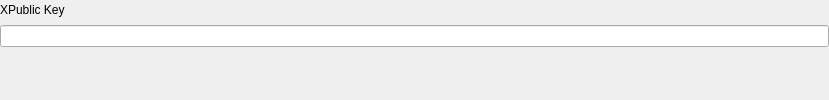
            <widget class="QWidget" name="fromXPublicKeyQStackedWidget">
             <layout class="QVBoxLayout" name="verticalLayout_11">
              <property name="spacing">
               <number>15</number>
              </property>
              <property name="leftMargin">
               <number>0</number>
              </property>
              <property name="topMargin">
               <number>0</number>
              </property>
              <property name="rightMargin">
               <number>0</number>
              </property>
              <property name="bottomMargin">
               <number>0</number>
              </property>
              <item>
               <widget class="QFrame" name="XPublicKeyQFrame">
                <layout class="QVBoxLayout" name="XPublicKeyVLayout">
                 <property name="spacing">
                  <number>5</number>
                 </property>
                 <property name="leftMargin">
                  <number>0</number>
                 </property>
                 <property name="topMargin">
                  <number>0</number>
                 </property>
                 <property name="rightMargin">
                  <number>0</number>
                 </property>
                 <property name="bottomMargin">
                  <number>0</number>
                 </property>
                 <item>
                  <widget class="QFrame" name="XPublicKeyLabelQFrame">
                   <layout class="QHBoxLayout" name="XPublicKeyLabelHLayout">
                    <property name="spacing">
                     <number>15</number>
                    </property>
                    <property name="leftMargin">
                     <number>0</number>
                    </property>
                    <property name="topMargin">
                     <number>0</number>
                    </property>
                    <property name="rightMargin">
                     <number>0</number>
                    </property>
                    <property name="bottomMargin">
                     <number>0</number>
                    </property>
                    <item>
                     <widget class="QLabel" name="XPublicKeyQLabel">
                      <property name="text">
                       <string>XPublic Key</string>
                      </property>
                     </widget>
                    </item>
                    <item>
                     <spacer name="XPublicKeyLabelHSpacer">
                      <property name="orientation">
                       <enum>Qt::Horizontal</enum>
                      </property>
                      <property name="sizeHint" stdset="0">
                       <size>
                        <width>764</width>
                        <height>20</height>
                       </size>
                      </property>
                     </spacer>
                    </item>
                   </layout>
                  </widget>
                 </item>
                 <item>
                  <widget class="QLineEdit" name="XPublicKeyQLineEdit"/>
                 </item>
                </layout>
               </widget>
              </item>
              <item>
               <spacer name="verticalSpacer_3">
                <property name="orientation">
                 <enum>Qt::Vertical</enum>
                </property>
                <property name="sizeHint" stdset="0">
                 <size>
                  <width>20</width>
                  <height>40</height>
                 </size>
                </property>
               </spacer>
              </item>
             </layout>
            </widget>
